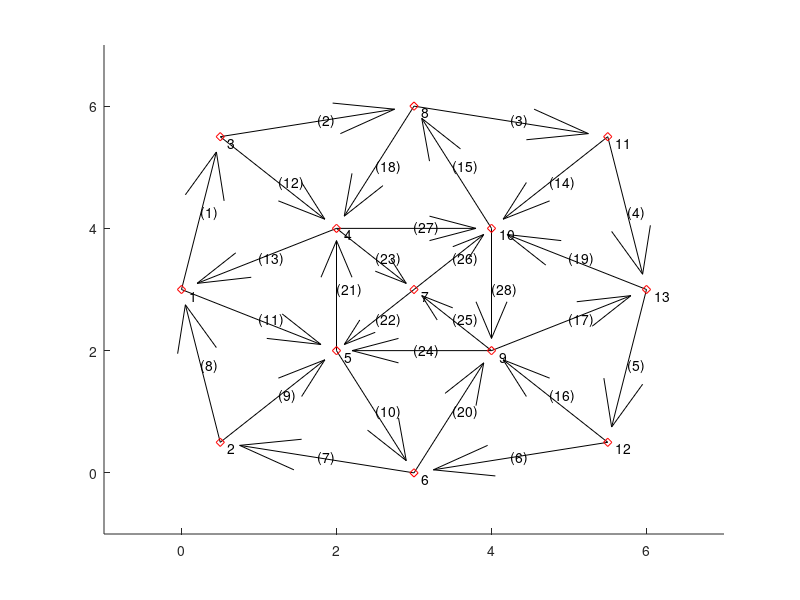

This figure's MATLAB source:
function [xi,yi,i1,i2,ni,nb,ux,uy,L] = plotroad()
%
% xi(i), yi(i) = coordinates of intersection i
xi = [0 .5  .5 2 2 3 3 3 4 4 5.5 5.5 6 ];
yi = [3 .5 5.5 4 2 0 3 6 2 4 5.5 .5 3 ];

% i1(b), i2(b) = indices of intersections connected by block b, ordered by
% the direction traffic flow
i1 = [1 3 8  11 13 12 6 2 2 5 1 3 4 11 10 12 9 8 13 6 5 7 4 9 9 7 4 10];
i2 = [3 8 11 13 12 6  2 1 5 6 5 4 1 10 8 9 13  4 10 9 4 5 7 5 7 10 10 9];
ni = length(xi);  % ni = # of intersections
nb = length(i1);  % nb = # of blocks
% Geometric information
% L(b) = length of block b
% (ux(b), uy(b)) = unit vector along block b in direction of traffic flow
% Given xi, yi, we can find L, ux, uy as follows:
ux = xi(i2)-xi(i1);
uy = yi(i2)-yi(i1);
L = sqrt(ux.^2+uy.^2);
ux = ux./L;
uy = uy./L;
%
hold on
axis([min(xi)-1 max(xi)+1 min(yi)-1 max(yi)+1])
% 
for b = 1:nb

    ux1 = xi(i2(b))-xi(i1(b));
    uy1 = yi(i2(b))-yi(i1(b));
    quiver(xi(i1(b)),yi(i1(b)),ux1,uy1,'k')
    xt = (xi(i1(b)) + xi(i2(b)))/2;
    yt = (yi(i1(b)) + yi(i2(b)))/2;
    str = ['(',num2str(b),')'];
    text(xt,yt,str)
end

for i = 1:ni
    % change to string
   str = num2str(i);
   plot(xi(i),yi(i),'rd')
   %location of text
   xt = xi(i)+0.1;
   yt = yi(i)-0.1;
   % text the interesection
   text(xt,yt,str)
end

hold off
end
